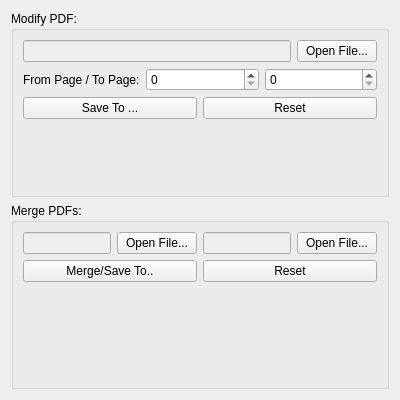
<?xml version="1.0" encoding="UTF-8"?>
<ui version="4.0">
 <class>Form</class>
 <widget class="QWidget" name="Form">
  <property name="geometry">
   <rect>
    <x>0</x>
    <y>0</y>
    <width>400</width>
    <height>400</height>
   </rect>
  </property>
  <property name="minimumSize">
   <size>
    <width>400</width>
    <height>400</height>
   </size>
  </property>
  <property name="maximumSize">
   <size>
    <width>500</width>
    <height>500</height>
   </size>
  </property>
  <property name="windowTitle">
   <string>Form</string>
  </property>
  <layout class="QGridLayout" name="gridLayout_4">
   <item row="0" column="0">
    <widget class="QGroupBox" name="groupBox">
     <property name="title">
      <string>Modify PDF:</string>
     </property>
     <layout class="QVBoxLayout" name="verticalLayout_2">
      <item>
       <layout class="QGridLayout" name="gridLayout">
        <item row="0" column="1">
         <widget class="QPushButton" name="modOpenBtn">
          <property name="text">
           <string>Open File...</string>
          </property>
         </widget>
        </item>
        <item row="0" column="0">
         <widget class="QLineEdit" name="modField">
          <property name="enabled">
           <bool>false</bool>
          </property>
         </widget>
        </item>
       </layout>
      </item>
      <item>
       <layout class="QGridLayout" name="gridLayout_2">
        <item row="0" column="0">
         <widget class="QLabel" name="label">
          <property name="text">
           <string>From Page / To Page:</string>
          </property>
         </widget>
        </item>
        <item row="0" column="2">
         <widget class="QSpinBox" name="spinBox_2"/>
        </item>
        <item row="0" column="1">
         <widget class="QSpinBox" name="spinBox"/>
        </item>
       </layout>
      </item>
      <item>
       <layout class="QGridLayout" name="gridLayout_3">
        <item row="0" column="0">
         <widget class="QPushButton" name="modSaveBtn">
          <property name="text">
           <string>Save To ...</string>
          </property>
         </widget>
        </item>
        <item row="0" column="1">
         <widget class="QPushButton" name="modRestBtn">
          <property name="text">
           <string>Reset</string>
          </property>
         </widget>
        </item>
       </layout>
      </item>
      <item>
       <spacer name="verticalSpacer_2">
        <property name="orientation">
         <enum>Qt::Vertical</enum>
        </property>
        <property name="sizeHint" stdset="0">
         <size>
          <width>20</width>
          <height>40</height>
         </size>
        </property>
       </spacer>
      </item>
     </layout>
     <zorder></zorder>
     <zorder></zorder>
     <zorder></zorder>
     <zorder>verticalSpacer_2</zorder>
    </widget>
   </item>
   <item row="1" column="0">
    <widget class="QGroupBox" name="groupBox_2">
     <property name="maximumSize">
      <size>
       <width>550</width>
       <height>550</height>
      </size>
     </property>
     <property name="title">
      <string>Merge PDFs:</string>
     </property>
     <layout class="QVBoxLayout" name="verticalLayout">
      <item>
       <layout class="QGridLayout" name="gridLayout_7">
        <item row="0" column="0">
         <layout class="QGridLayout" name="gridLayout_5">
          <item row="0" column="1">
           <widget class="QPushButton" name="mergOpenBtn1">
            <property name="text">
             <string>Open File...</string>
            </property>
           </widget>
          </item>
          <item row="0" column="0">
           <widget class="QLineEdit" name="mergField1">
            <property name="enabled">
             <bool>false</bool>
            </property>
           </widget>
          </item>
         </layout>
        </item>
        <item row="0" column="1">
         <layout class="QGridLayout" name="gridLayout_6">
          <item row="0" column="1">
           <widget class="QPushButton" name="mergOpenBtn1_2">
            <property name="text">
             <string>Open File...</string>
            </property>
           </widget>
          </item>
          <item row="0" column="0">
           <widget class="QLineEdit" name="mergeField2">
            <property name="enabled">
             <bool>false</bool>
            </property>
           </widget>
          </item>
         </layout>
        </item>
       </layout>
      </item>
      <item>
       <layout class="QGridLayout" name="gridLayout_8">
        <item row="0" column="0">
         <widget class="QPushButton" name="pushButton_6">
          <property name="text">
           <string>Merge/Save To..</string>
          </property>
         </widget>
        </item>
        <item row="0" column="1">
         <widget class="QPushButton" name="mergRestBtn">
          <property name="text">
           <string>Reset</string>
          </property>
         </widget>
        </item>
       </layout>
      </item>
      <item>
       <spacer name="verticalSpacer">
        <property name="orientation">
         <enum>Qt::Vertical</enum>
        </property>
        <property name="sizeHint" stdset="0">
         <size>
          <width>20</width>
          <height>40</height>
         </size>
        </property>
       </spacer>
      </item>
     </layout>
    </widget>
   </item>
  </layout>
 </widget>
 <resources/>
 <connections/>
</ui>
